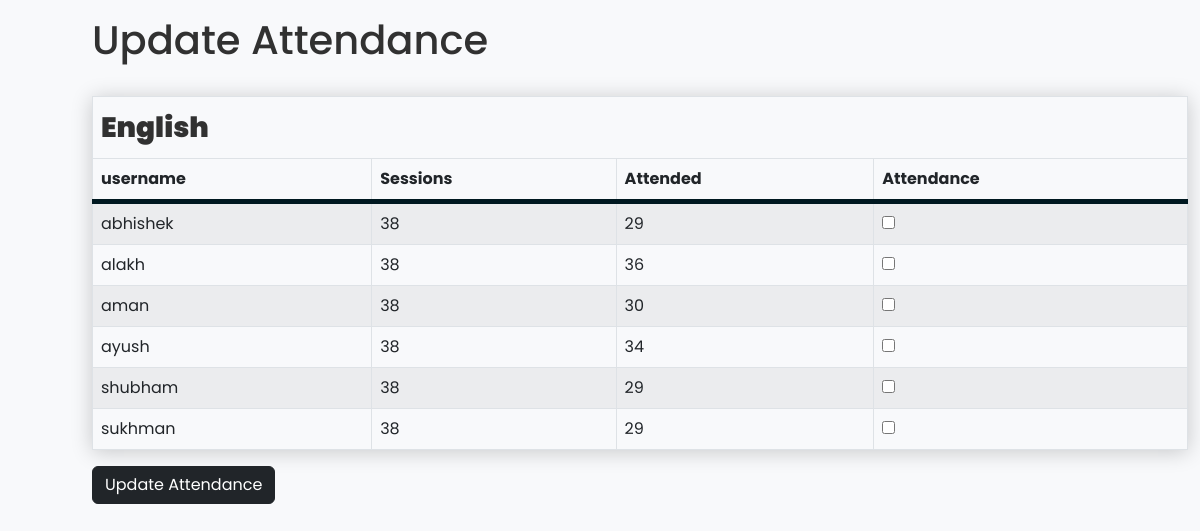
Screenshot of /atdupdate2.php with the database file from the repository.
### tables this page shows
CREATE TABLE `attendance` (
  `username` varchar(20) NOT NULL,
  `session1` int(3) NOT NULL,
  `session2` int(3) NOT NULL,
  `session3` int(3) NOT NULL,
  `session4` int(3) NOT NULL,
  `session5` int(3) NOT NULL,
  `attend1` int(3) NOT NULL,
  `attend2` int(3) NOT NULL,
  `attend3` int(3) NOT NULL,
  `attend4` int(3) NOT NULL,
  `attend5` int(3) NOT NULL
);

### atdupdate2.php (the view, shortened to what this page needs)
<!DOCTYPE html>
<html lang="en">
<head>
    <link href="https://cdn.jsdelivr.net/npm/bootstrap@5.2.3/dist/css/bootstrap.min.css" rel="stylesheet">
    <link rel="stylesheet" href="mainstyle.css">
</head>
<body id="main">
    <div class="container mt-3">
        <h1>Update Attendance</h1><br>
        <form action="atdupdate2.php" method="post">
            <table class="table table-striped table-bordered table-hover">
                <thead>
                    <tr>
                        <td colspan="4">
                            <h3 id="midheading">English</h3>
                        </td>
                    </tr>
                    <tr>
                        <th id="tableheader">username</th>
                        <th id="tableheader">Sessions</th>
                        <th id="tableheader">Attended</th>
                        <th id="tableheader">Attendance</th>
                    </tr>
                </thead>
                <tbody>
                    <?php
                    include "connector.php";
                    $qry = "SELECT * FROM attendance";
                    $run = mysqli_query($connector, $qry);
                    while ($data = mysqli_fetch_assoc($run)) {
                        ?>
                        <tr>
                            <td>
                                <?php echo $data['username']; ?>
                            </td>
                            <td>
                                <?php echo $data['session2']; ?>
                            </td>
                            <td>
                                <?php echo $data['attend2']; ?>
                            </td>
                            <td>
                                <input type="checkbox" name="users[]" value="<?php echo $data['username']; ?>">
                            </td>
                        </tr>
                        <?php
                    }
                    ?>
                </tbody>
            </table>
            <button type="submit" class="btn btn-dark" name="submit">Update Attendance</button>
        </form>
    </div>
</body>
</html>

### mainstyle.css (style rules this page uses)
#main { margin: 0; padding: 0; color: #313131; font-family: poppins; overflow-x: hidden; margin-left: 5em; background-color: #f8f9fb; }
button { background: none; border: none; }
table { box-shadow: 0 2px 20px rgba(0, 0, 0, 0.2); }
#tableheader { border-bottom: 5px solid rgb(0, 24, 32); }
#midheading { color: #313131; font-family: poppins; font-weight: 900; margin: 0.2em 0; }

### rows the page displays
attendance: username "abhishek", session2 "38", attend2 "29"
attendance: username "alakh", session2 "38", attend2 "36"
attendance: username "aman", session2 "38", attend2 "30"
attendance: username "ayush", session2 "38", attend2 "34"
attendance: username "shubham", session2 "38", attend2 "29"
attendance: username "sukhman", session2 "38", attend2 "29"
